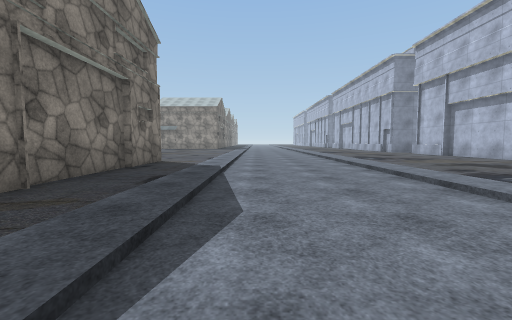
view 1 (above)

21 first-person views from a walk through a Unity game level. The camera is 1.3 m above the floor, tilts 4° down and sees 90° across. The floor is counted in squares, 2 m on a side. Each view is taken from the middle of a square. On the plan, view 1 faces up. The plan holds only what a view shows up to about 9 squares ahead; the rest is blank. The place goes on beyond the plan. The player character is not drawn. Some surface patterns are stand-ins.

view 2
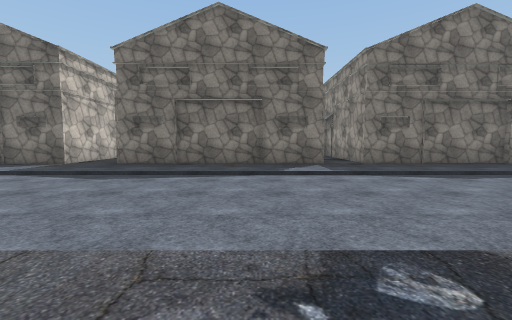

view 3
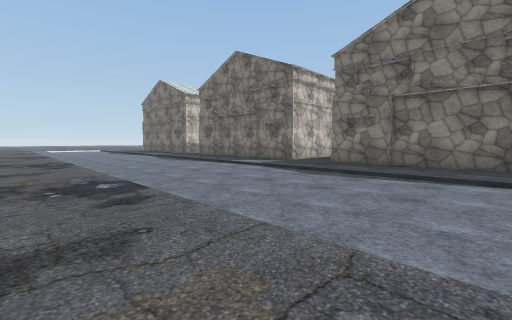

view 4
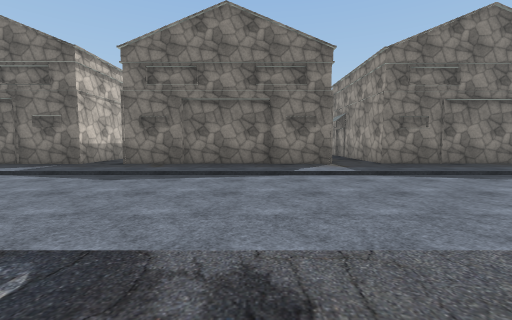

view 5
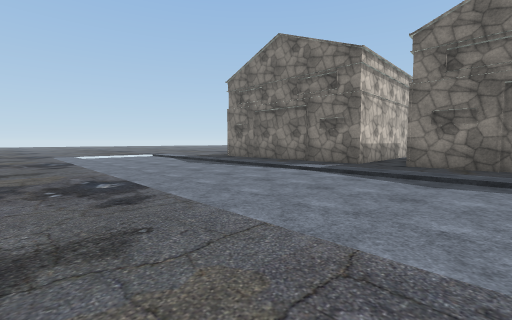

view 6
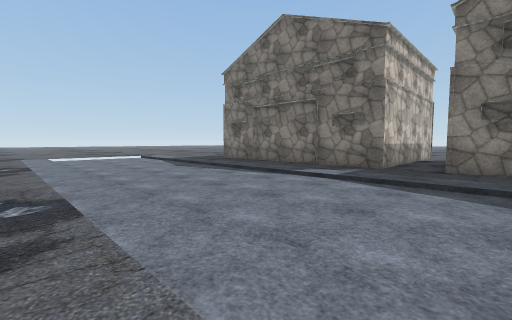

view 7
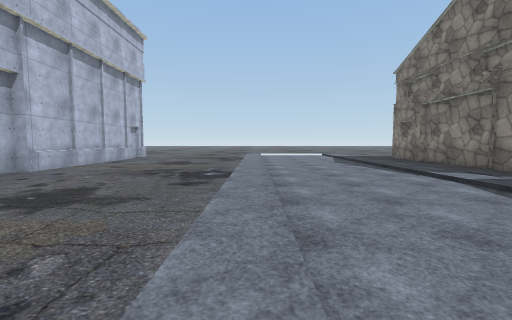

view 8
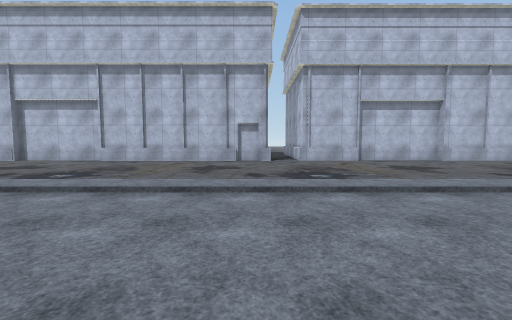

view 9
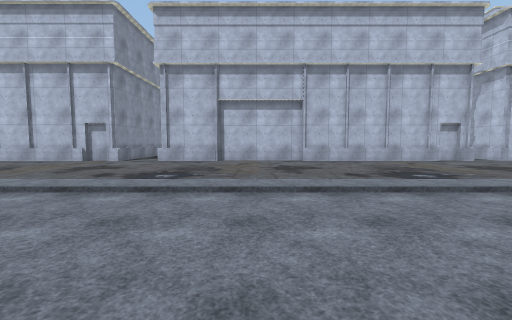

view 10
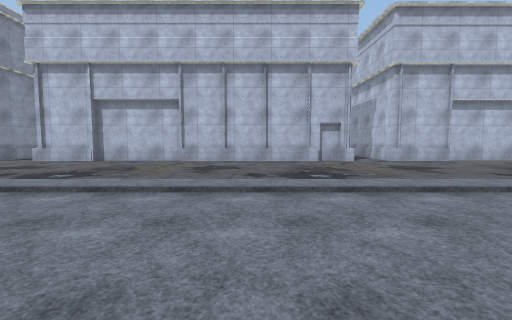

view 11
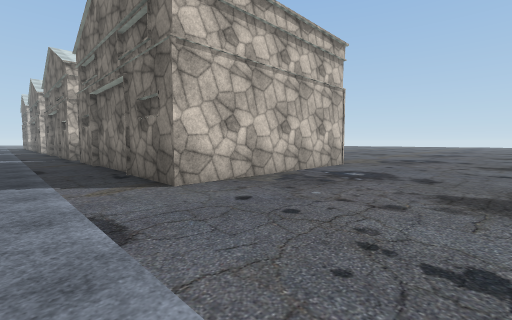

view 12
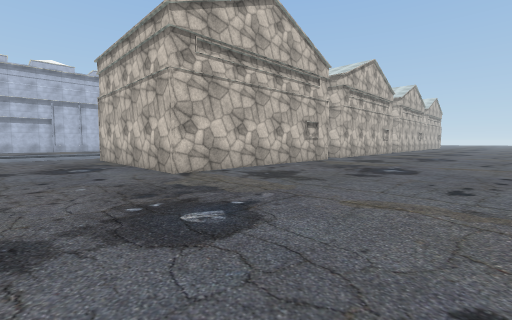

view 13
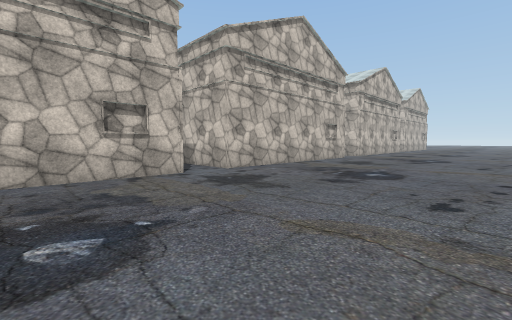

view 14
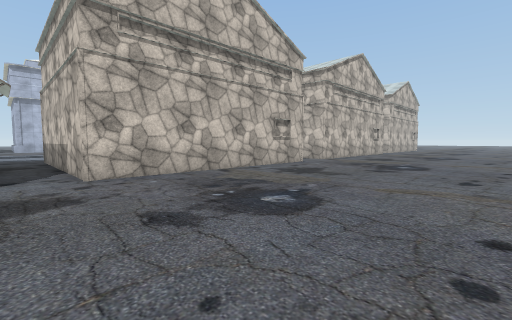

view 15
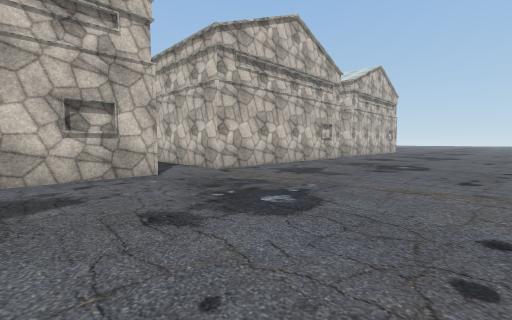

view 16
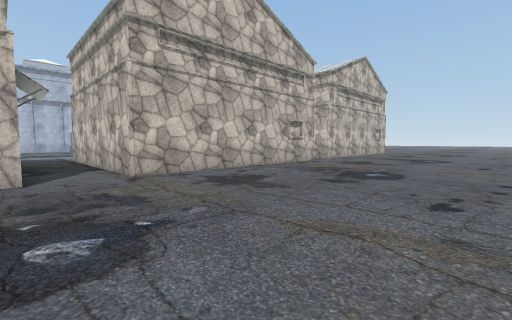

view 17
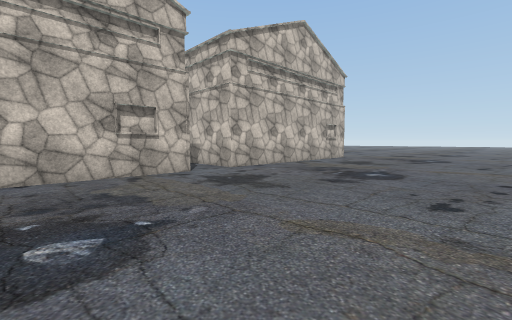

view 18
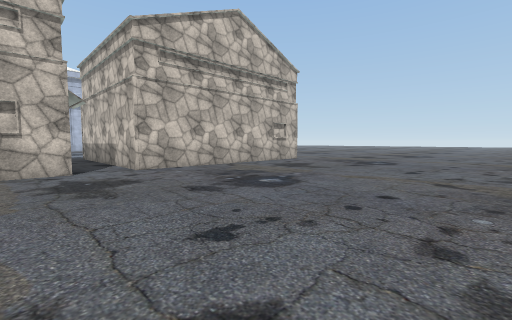

view 19
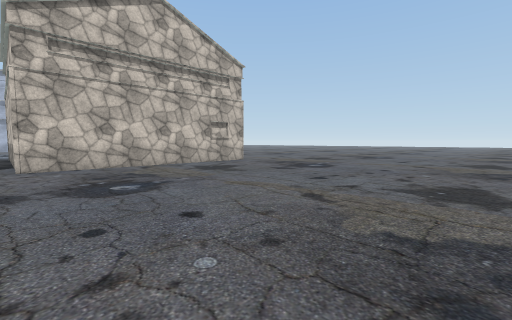

view 20
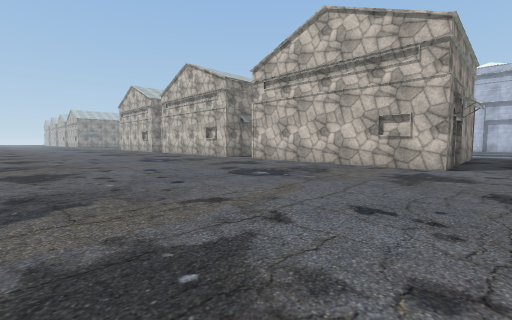

view 21
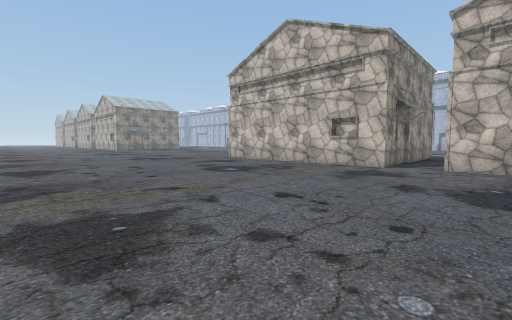

### Floor plan
Key: @ floor where view 1 was taken; # wall or solid block; . main floor; - floor 0.25 m lower than the main floor.
Columns run from 15 left of view 1 to 9 right of it. Each row starts with its distance up from view 1.
 11   .............     ...#
 10 ...............    ....#
  9 ...............---.....#
  8 ...............---.....#
  7 .......######..---.....#
  6 .......#    #..---.....#
  5 .......#    #..---.....#
  4 .......#    #..---.....#
  3 .......#    #..---.....#
  2 .......######..---.....#
  1 ...............---......
  0 .......######..@--.....#
 -1 .......#    #..---.....#
 -2   .....#    #..---.....#
 -3   .....#    #..---.....
 -4 .......#    #..---.....
 -5 .......#    #..---.....#
 -6 .......#   ##..---.....#
 -7 ...............---.....#
 -8 .......######..---.....#
 -9 .......#    #..---.....#
-10 .......#    #..---.....#
-11 .......#    #..---......
-12 .......#    #..---.....#
-13 .......#    #..---.....#
-14 .......######..---......
-15 ...............---......
-16 .......######..---......#
-17 .......#    #..---.....##
-18 .......#    #..---.....#
-19 .......#    #..---.....#
-20 .......#    #..---.....#
-21 .......#      .---...
-22 ......         ---...

Where each view was taken, in squares from view 1:
view 1: 0 up, 0 right, facing up
view 2: 2 down, 5 right, facing left
view 3: 2 down, 5 right, facing down-left
view 4: 10 down, 5 right, facing left
view 5: 12 down, 5 right, facing down-left
view 6: 13 down, 4 right, facing down-left
view 7: 11 down, 3 right, facing down
view 8: 10 down, 1 left, facing right
view 9: 3 down, 1 left, facing right
view 10: 5 up, 1 left, facing right
view 11: 11 up, 1 left, facing down-left
view 12: 10 up, 13 left, facing down-right
view 13: 4 up, 13 left, facing down-right
view 14: 1 up, 13 left, facing down-right
view 15: 4 down, 13 left, facing down-right
view 16: 6 down, 13 left, facing down-right
view 17: 11 down, 13 left, facing down-right
view 18: 13 down, 14 left, facing down-right
view 19: 15 down, 15 left, facing down-right
view 20: 15 down, 15 left, facing up-right
view 21: 1 down, 15 left, facing up-right
